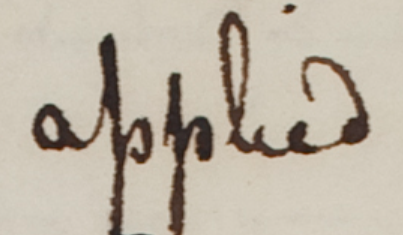
#> input picture nn/img_3.png, 403 x 235 px
$ python -i check_transform_funcs.py   (imports and definitions only)
#> lines starting #> are read from the running program, lines starting #| are printed output that depends on the picture; after the words box and inside, x2 and y2 are one past the last pixel; in counts of white or black regions, pixels touching at a corner belong together
#> further down, picture is the input picture: PIL image 403x235 RGBA; mean R, G, B, A 189.8, 180.3, 165.7, 255
# import os
# from PIL import Image
# import matplotlib.pyplot as plt
# from nn.transform import (
#     get_contrast_brightness_transform,
#     get_clahe_transform,
#     get_noise_removal_transform,
#     get_otsu_binarization_transform,
#     get_full_transform,
# )
#
# # Функція для відображення зображень після кожної трансформації
# import torchvision.transforms.functional as TF
#
# def display_images(img, img_height):
#     # Окремі трансформації
#     transforms_dict = {
#         "Original": img,
#         "Contrast & Brightness Adjusted": get_contrast_brightness_transform(img_height)(img),
#         "CLAHE Adjusted": get_clahe_transform(img_height)(img),
#         "Noise Removal": get_noise_removal_transform(img_height)(img),
#         "Otsu Binarization": get_otsu_binarization_transform(img_height)(img),
#         "All Transformations Combined": get_full_transform(img_height)(img)
#     }
#
#     # Створюємо підграфіки для порівняння
#     import matplotlib.pyplot as plt
#     fig, axes = plt.subplots(2, 3, figsize=(15, 10))
#     axes = axes.ravel()
#
#     for idx, (title, transformed_img) in enumerate(transforms_dict.items()):
#         # Якщо transformed_img є PIL Image, перетворимо його у тензор
#         if not hasattr(transformed_img, "permute"):
#             transformed_img = TF.to_tensor(transformed_img)
#         # Для зображень у форматі [C x H x W] робимо перетворення для matplotlib
#         axes[idx].imshow(transformed_img.permute(1, 2, 0).numpy(), cmap="gray")
#         axes[idx].set_title(title)
#         axes[idx].axis('off')
#
#     plt.tight_layout()
#     plt.show()
#
#
# # Читання зображення з директорії
# img_path = 'img.png'
# if os.path.exists(img_path):
#     img = Image.open(img_path)
# else:
#     print(f"Image not found at {img_path}. Please ensure the image is in the directory.")
#
# # Висота для трансформацій
# img_height = 256
#
# # Відображення результатів
# display_images(img, img_height)


import os
import cv2
import numpy as np
from PIL import Image, ImageEnhance
import matplotlib.pyplot as plt
import torchvision.transforms as transforms
import torchvision.transforms.functional as TF


###############################################
# Preprocessing functions and transforms
###############################################

# Resize image while maintaining aspect ratio.
# [37 lines left out: functions resize_with_aspect, adjust_contrast_brightness, clahe_contrast_adjustment, remove_noise, otsu_binarization, not called in this run]


# 4. Hough-based straightening to correct skew.
def straighten_image_with_hough(img: Image.Image) -> Image.Image:
    img_np = np.array(img.convert('L'))  # convert to grayscale
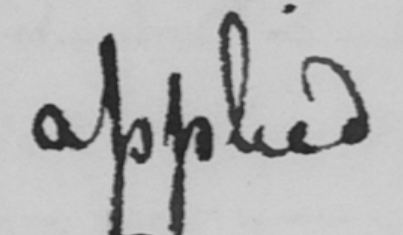
#> img_np: shape (235, 403); min 31, max 209, mean 181.5

    # Edge detection (Canny)
    edges = cv2.Canny(img_np, 50, 150, apertureSize=3)
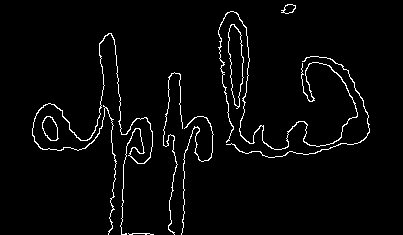
#> edges: shape (235, 403); 3.1% white in thin lines or dots, all inside (x1, y1, x2, y2) = (32, 4, 370, 235)

    # Hough transform to detect lines
    lines = cv2.HoughLines(edges, 1, np.pi / 180, 200)
#> lines = None

    if lines is not None:
        # Calculate the average angle (in radians)
        angles = [line[0][1] for line in lines]
        avg_angle = np.mean(angles)

        # Convert to degrees. Adjust angle if necessary.
        angle_deg = np.degrees(avg_angle)
        if angle_deg < -45:
            angle_deg += 90

        # Get rotation parameters and rotate image
        (h, w) = img_np.shape[:2]
        center = (w // 2, h // 2)
        rotation_matrix = cv2.getRotationMatrix2D(center, angle_deg, 1.0)
        rotated_img = cv2.warpAffine(img_np, rotation_matrix, (w, h),
                                     flags=cv2.INTER_CUBIC, borderMode=cv2.BORDER_REPLICATE)

        return Image.fromarray(rotated_img)
    else:
        return img  # if no lines detected, return the original image


###############################################
# Define transforms as functions for testing
###############################################

# [83 lines left out: functions get_contrast_brightness_transform, get_clahe_transform, get_noise_removal_transform, get_otsu_binarization_transform, get_full_transform, display_images_vertical, not called in this run]


###############################################
# Main script to load image and display all transforms.
###############################################
# [8 lines not run here, left out]

>>> from PIL import Image
>>> picture = Image.open('img_3.png')
>>> result = straighten_image_with_hough(picture)

$ run again, on nn/img_1.png
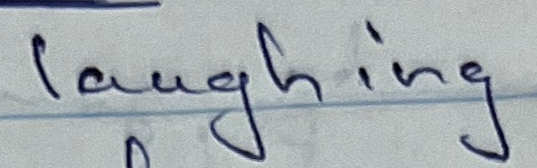
#> input picture nn/img_1.png, 537 x 168 px
#> picture is the input picture: PIL image 537x168 RGBA; mean R, G, B, A 166.5, 173.1, 176.3, 255
#> in straighten_image_with_hough, `img_np = np.array(img.convert('L'))`:
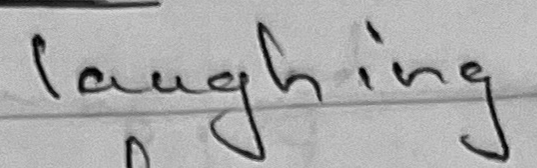
#> img_np: shape (168, 537); min 1, max 229, mean 171.4
#> in straighten_image_with_hough, `edges = cv2.Canny(img_np, 50, 150, apertureSize=3)`:
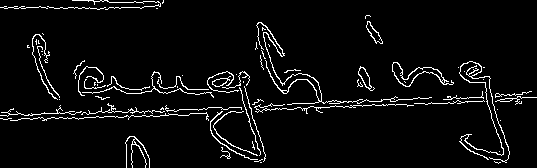
#> edges: shape (168, 537); 4.9% white in thin lines or dots
#> lines = None

$ run again, on nn/img_2.png
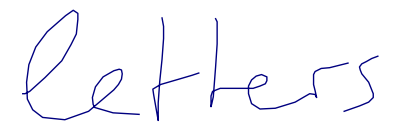
#> input picture nn/img_2.png, 400 x 131 px
#> picture is the input picture: PIL image 400x131 RGBA; mean R, G, B, A 247.9, 247.9, 251.4, 255
#> in straighten_image_with_hough, `img_np = np.array(img.convert('L'))`:
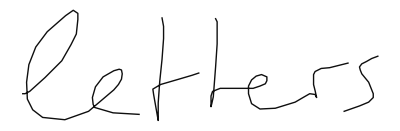
#> img_np: shape (131, 400); min 15, max 255, mean 248.3
#> in straighten_image_with_hough, `edges = cv2.Canny(img_np, 50, 150, apertureSize=3)`:
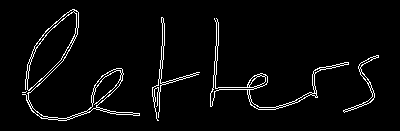
#> edges: shape (131, 400); 3.7% white in thin lines or dots, all inside (x1, y1, x2, y2) = (22, 9, 379, 121)
#> lines = None
